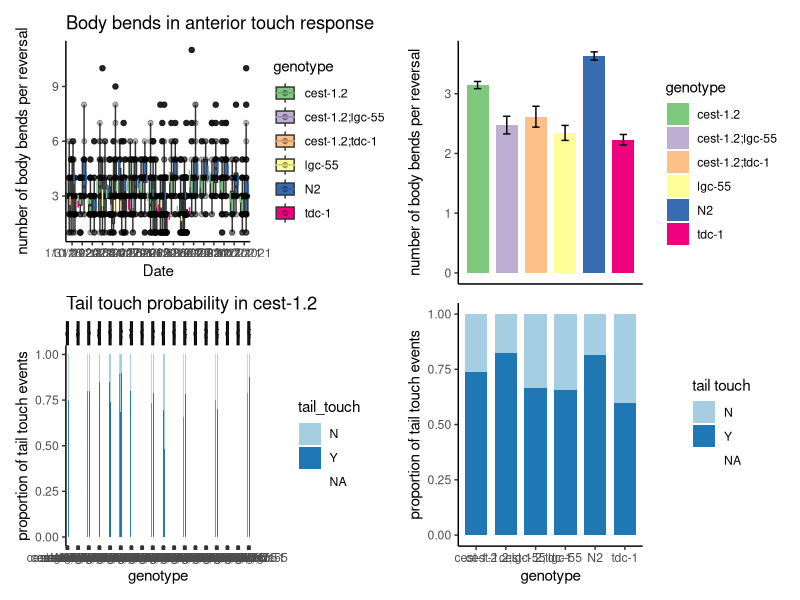

Here is the R script that generated this plot: (Note: this script raises an error after producing the figure.)
## ---- chunk 1
knitr::opts_chunk$set(echo = TRUE)
library(tidyverse)
library(patchwork)
library(ggbeeswarm)
library(kableExtra)
library(magrittr)
theme_set(theme_classic())
## ---- chunk 2
AntTouch <- read_csv('cest1.2_anterior_touch_merged.csv') %>%
  mutate(plate = as.factor(plate))

#vector to filter out dates with possible contamination
dates_contaminated <- c("7/7/2021","7/8/2021","7/14/2021","7/15/2021", "12/7/2021")

## ---- chunk 3

#bodybend boxplot, by date
bodybendPlot <- AntTouch %>%
  filter(is.na(note), 
         time_off_food != 30, 
         is.na(additive), 
         genotype != "daf-22",
         food == "OP50",  
         !date %in% dates_contaminated) %>%
  ggplot(aes(x = date, fill = genotype, y = bends)) +
  geom_boxplot() +
  ggbeeswarm::geom_quasirandom(aes(group = genotype),
                               width = .1,
                               alpha = 0.3,
                               dodge.width = .75) +
  stat_summary(aes(color = genotype),
               geom = "errorbar", 
               fun.data = "mean_se", 
               width = 0.1, 
               position = position_dodge(width = 1.6)) +
  scale_color_brewer(palette = "Accent") +
  scale_fill_brewer(palette = "Accent") +
   labs(title = "Body bends in anterior touch response",
 y = "number of body bends per reversal", x = "Date") 

#tail touch bar plot, by date
tailtouchPlot <- 
  AntTouch %>%
  ungroup() %>%
  filter(is.na(note), 
         is.na(additive),  
         food == "OP50", 
         genotype != "daf-22",
         !date %in% dates_contaminated) %>%
  ggplot(aes(x = genotype, fill = tail_touch)) +
  geom_bar(position = "fill") +
  labs(title = "Tail touch probability in cest-1.2",
       y = "proportion of tail touch events") +
  facet_grid(.~date) +
    scale_fill_brewer(palette = "Paired")

#bodybend bar plot, combined
bodybendPlot2 <- AntTouch %>%
  filter(is.na(note), 
         time_off_food != 30, 
         is.na(additive), 
         food == "OP50",
         !date %in% dates_contaminated) %>%
  ggplot(aes(x = 1, fill = genotype, y = bends)) +
  stat_summary(aes(fill= genotype),
               geom = "bar", 
               fun = "mean", 
               width = 0.3, 
               position = position_dodge(width = .4)) +
 # ggbeeswarm::geom_quasirandom(aes(group = genotype),
                              # pch=1,
                              # width = .075,
                              # alpha = 0.6,
                              # dodge.width = .4) +
  stat_summary(geom = "errorbar", 
               fun.data = "mean_se", 
               width = 0.1, 
               position = position_dodge(width = .4)) +
  scale_color_brewer(palette = "Accent") +
  scale_fill_brewer(palette = "Accent") +
   labs(
 y = "number of body bends per reversal") +
  theme(axis.title.x=element_blank(),
        axis.text.x=element_blank(),
        axis.ticks.x=element_blank())

#tail touch bar plot, combined
tailtouchPlot2 <- AntTouch %>%
  ungroup() %>%
  filter(is.na(note), 
         is.na(additive),
         food == "OP50",
         !date %in% dates_contaminated) %>%
  ggplot(aes(x = genotype, fill = tail_touch)) +
  geom_bar(position = "fill",
           width = 0.75) +
  labs(fill = "tail touch",
       y = "proportion of tail touch events") +
  scale_fill_brewer(palette = "Paired")

(bodybendPlot / tailtouchPlot) | (bodybendPlot2 / tailtouchPlot2)
## ---- chunk 4

#body bends comparison of means
AntTouchSimplified <- AntTouch %>% 
  filter(is.na(note), 
         time_off_food != 30, 
         is.na(additive), 
         food == "OP50",
         !date %in% dates_contaminated) %>%
  select(genotype, bends)

t.test(bends ~ genotype, data = AntTouchSimplified)

standard.error <- function(x) sd(x)/ sqrt(length(x))

standard.error(AntTouchSimplified$bends[AntTouchSimplified$genotype == "N2"])

standard.error(AntTouchSimplified$bends[AntTouchSimplified$genotype == "cest-1.2"])

## ---- chunk 5

#tnaA bodybends plot by date
tnaAbodybendPlot <- AntTouch %>%
  filter(is.na(note),
         time_off_food != 30,
         !food %in% c("OP50", "JUb39", "tdcKO"),
         !date %in% dates_contaminated) %>%
  ggplot(aes(x = genotype, fill = food, y = bends)) +
  geom_boxplot() +
  ggbeeswarm::geom_quasirandom(aes(group = genotype),
                               width = .1,
                               alpha = 0.3,
                               dodge.width = .75) +
  stat_summary(aes(color = genotype),
               geom = "errorbar", 
               fun.data = "mean_se", 
               width = 0.1, 
               position = position_dodge(width = 1.6)) +
  scale_color_brewer(palette = "Accent") +
  scale_fill_brewer(palette = "Accent") +
   labs(title = "Body bends in anterior touch response",
 y = "number of body bends per reversal") +
  facet_grid(.~ date)


#bodybend bar plot, combined
tnaAbodybendPlot2 <- AntTouch %>%
 filter(is.na(note), 
         is.na(additive),  
         !food %in% c("OP50", "JUb39", "tdcKO"), 
         genotype != "daf-22",
         !date %in% dates_contaminated) %>%
  ggplot(aes(x = genotype, fill = food, y = bends)) +
  stat_summary(aes(fill= food),
               geom = "bar", 
               fun = "mean", 
               width = 0.5, 
               position = position_dodge(width = .65)) +
  stat_summary(geom = "errorbar", 
               fun.data = "mean_se", 
               width = 0.1, 
               position = position_dodge(width = .65)) +
  scale_color_brewer(palette = "Set2") +
  scale_fill_brewer(palette = "Set2") +
   labs(
 y = "number of body bends per reversal")


(tnaAbodybendPlot | tnaAbodybendPlot2)


## ---- chunk 6

AntTouch_BW <- AntTouch %>% 
  filter(is.na(note), 
         time_off_food != 30, 
         is.na(additive), 
         food == "BW25113",
         !date %in% dates_contaminated) %>%
  select(genotype, bends)

t.test(bends ~ genotype, data = AntTouch_BW)

AntTouch_tnaA <- AntTouch %>% 
  filter(is.na(note), 
         time_off_food != 30, 
         is.na(additive), 
         food == "tnaA",
         !date %in% dates_contaminated) %>%
  select(genotype, bends)

t.test(bends ~ genotype, data = AntTouch_tnaA)

## ---- chunk 7

#png("stars.png", width = 500, height = 500)

(tnaAbodybendPlot/tailtouchPlot2 | bodybendPlot2/tnaAbodybendPlot2)

png("cest-1.2_bodybend_plot.png")
(bodybendPlot2)

png("cest-1.2_tailtouch_plot.png")
(tailtouchPlot2)

png("cest-1.2_tnaAexperiment_plot.png")
(tnaAbodybendPlot2)
